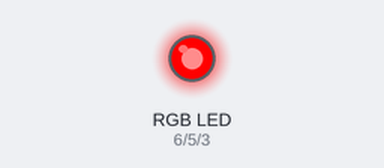
Recording of a sketch running on a simulated Arduino Uno, built with avr-gcc and run on an emulated ATmega328P. Shown: an RGB LED mixed from three pins (HIGH = lit).

Above: at 0.5 s.
At 2.5 s:
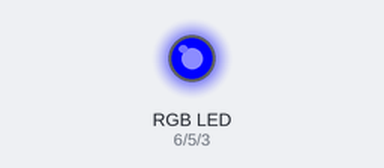
At 3.5 s:
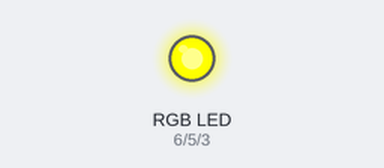
At 4.5 s:
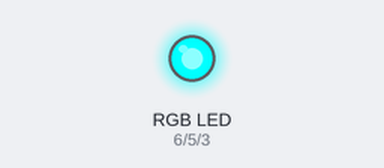
At 6.5 s:
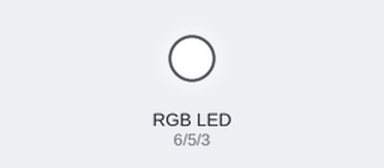
At 9.5 s:
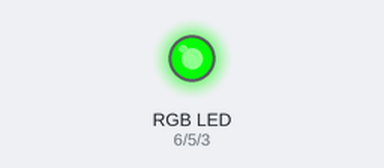
Timing chart, 0 to 10.4 s (numbered marks = the images above):
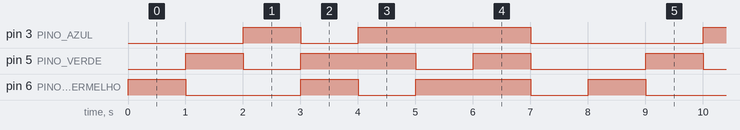

The sketch:

Cores_Basicas.ino
```cpp
/*
 * Exemplo: Cores Básicas com LED RGB
 * Autor: Deividson Luiz Okopnik
 * Placa: Arduino Uno
 *
 * Descrição:
 * Demonstra o controle de um LED RGB (Cátodo Comum) utilizando a modulação por largura de pulso (PWM)
 * para criar as cores primárias (Vermelho, Verde, Azul) e secundárias (Amarelo, Ciano, Magenta).
 *
 * Componentes Necessários:
 * - 1x Arduino Uno
 * - 1x LED RGB (Cátodo Comum)
 * - 3x Resistor de 220 Ohm (ou valor similar)
 * - Jumpers
 *
 * Instruções de Ligação (Wiring - LED RGB Cátodo Comum):
 * 1. Pino Vermelho (R) do LED RGB -> Resistor 220 Ohm -> Pino Digital 6 (PWM) do Arduino.
 * 2. Pino Verde (G) do LED RGB -> Resistor 220 Ohm -> Pino Digital 5 (PWM) do Arduino.
 * 3. Pino Azul (B) do LED RGB -> Resistor 220 Ohm -> Pino Digital 3 (PWM) do Arduino.
 * 4. Pino Comum (perna mais longa) do LED RGB -> Pino GND do Arduino.
 *
 * Observações:
 * Se o seu LED RGB for Ânodo Comum, o pino comum deve ser ligado ao 5V, e as cores são acionadas
 * com LOW (0-255, onde 0 é brilho máximo e 255 é desligado).
 * Este código é para Cátodo Comum (0=desligado, 255=brilho máximo).
 */

// Definição dos pinos PWM (devem ser pinos com ~)
#define PINO_VERMELHO 6
#define PINO_VERDE 5
#define PINO_AZUL 3

void setup() {
  // Configura os pinos como saída
  pinMode(PINO_VERMELHO, OUTPUT);
  pinMode(PINO_VERDE, OUTPUT);
  pinMode(PINO_AZUL, OUTPUT);
}

// Função auxiliar para definir a cor
void setCor(int vermelho, int verde, int azul) {
  analogWrite(PINO_VERMELHO, vermelho);
  analogWrite(PINO_VERDE, verde);
  analogWrite(PINO_AZUL, azul);
}

void loop() {
  // Vermelho
  setCor(255, 0, 0);
  delay(1000);

  // Verde
  setCor(0, 255, 0);
  delay(1000);

  // Azul
  setCor(0, 0, 255);
  delay(1000);

  // Amarelo (Vermelho + Verde)
  setCor(255, 255, 0);
  delay(1000);

  // Ciano (Verde + Azul)
  setCor(0, 255, 255);
  delay(1000);

  // Magenta (Vermelho + Azul)
  setCor(255, 0, 255);
  delay(1000);

  // Branco (Todos ligados)
  setCor(255, 255, 255);
  delay(1000);

  // Desligado
  setCor(0, 0, 0);
  delay(1000);
}
```

Measured:
- by itself, pin 3 (PINO_AZUL): repeats every 8.0 s: LOW 1.0 s, HIGH 3.0 s, LOW 3.0 s, HIGH 1.0 s
- by itself, pin 5 (PINO_VERDE): repeats every 8.0 s: LOW 1.0 s, HIGH 2.0 s, LOW 1.0 s, HIGH 1.0 s, LOW 2.0 s, HIGH 1.0 s
- by itself, pin 6 (PINO_VERMELHO): repeats every 8.0 s: LOW 2.0 s, HIGH 1.0 s, LOW 1.0 s, HIGH 2.0 s, LOW 1.0 s, HIGH 1.0 s
